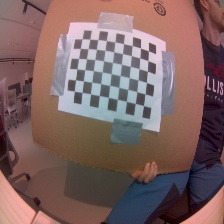
#> input picture camera_cal/chessboard_img/chessboard0.jpg, 224 x 224 px; its folder holds only this picture in this run
$ python calibration_doc.py
#> lines starting #> are read from the running program, lines starting #| are printed output that depends on the picture; after the words box and inside, x2 and y2 are one past the last pixel; in counts of white or black regions, pixels touching at a corner belong together
import numpy as np
import cv2
import glob
import time

start_time = time.time()

# termination criteria
criteria = (cv2.TERM_CRITERIA_EPS + cv2.TERM_CRITERIA_MAX_ITER, 30, 0.001)

# prepare object points, like (0,0,0), (1,0,0), (2,0,0) ....,(6,5,0)
objp = np.zeros((6*9,3), np.float32)
objp[:,:2] = np.mgrid[0:9,0:6].T.reshape(-1,2)

# Arrays to store object points and image points from all the images.
objpoints = [] # 3d point in real world space
imgpoints = [] # 2d points in image plane.

images = glob.glob('./chessboard_img/*.jpg')
print(len(images))

for fname in images:
    img = cv2.imread(fname)
#> img is the input picture: shape (224, 224, 3); mean B, G, R 98.5, 100, 126.1
    gray = cv2.cvtColor(img,cv2.COLOR_BGR2GRAY)
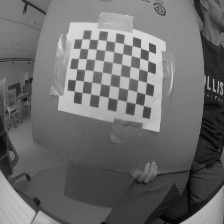
#> gray: shape (224, 224); min 2, max 224, mean 107.6

    # Find the chess board corners
    ret, corners = cv2.findChessboardCorners(gray, (9,6),None)
#> ret = True; corners = 54 rows, first 8: [143.5, 105.5], [135.3, 103.5], [126.5, 101.4], [117.3, 99.45], [108.4, 97.44], [99.31, 95.51], [90.54, 93.94], [82.14, 92.42]
    print(ret)
#| True

    # If found, add object points, image points (after refining them)
    if ret == True:
        objpoints.append(objp)
        k = img

        corners2 = cv2.cornerSubPix(gray,corners,(11,11),(-1,-1),criteria)
#> corners2 = 54 rows, first 8: [142.6, 98.69], [142.6, 98.69], [126.5, 101.4], [116.7, 101.5], [104.3, 91.64], [99.52, 90.71], [90.54, 93.94], [76.21, 94.3]
        imgpoints.append(corners2)

        # Draw and display the corners
        img = cv2.drawChessboardCorners(img, (9,6), corners2,ret)
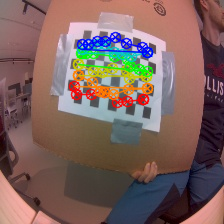
#> img: shape (224, 224, 3); 8.22% of pixels changed, all inside (x1, y1, x2, y2) = (68, 31, 154, 109)
        cv2.imshow('img',img)
        cv2.waitKey(500)

cv2.destroyAllWindows()

ret, mtx, dist, rvecs, tvecs = cv2.calibrateCamera(objpoints, imgpoints, gray.shape[::-1],None,None)
#> ret = 4.5; mtx = [[51.46, 0, 102], [0, 58.56, 98.69], [0, 0, 1]]; dist = [[8.3, -38.72, -0.44, 0.226, 44.64]]; rvecs = ([0.176, -0.582, -2.92],); tvecs = ([4.33, 0.631, 7.77],)
cv2.imwrite('pre_calibration.jpg',k)
h,  w = k.shape[:2]
#> h = 224; w = 224
newcameramtx, roi=cv2.getOptimalNewCameraMatrix(mtx,dist,(w,h),1,(w,h))
#> newcameramtx = [[91639.4, 0, 207.1], [0, 82148.7, -15.46], [0, 0, 1]]; roi = (0, 0, 0, 0)
# undistort
mapx,mapy = cv2.initUndistortRectifyMap(mtx,dist,None,newcameramtx,(w,h),5)
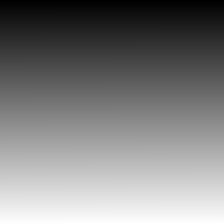
#> mapy: shape (224, 224) float32; min 98.7, max 98.86, mean 98.8; drawn with min black and max white
dst = cv2.remap(img,mapx,mapy,cv2.INTER_LINEAR)
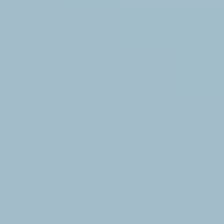
#> dst: shape (224, 224, 3); mean B, G, R 201.2, 189, 162

# crop the image
x,y,w,h = roi
#> x = 0; y = 0; w = 0; h = 0
dst = dst[y:y+h, x:x+w]
#> dst = empty array
cv2.imwrite('calibresult.jpg',dst)

print(f'tid brukt: {time.time()-start_time} sec')

$ run again, on camera_cal/chessboard_img/chessboard12.jpg
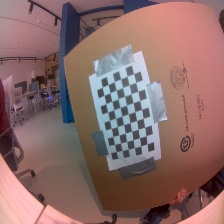
#> input picture camera_cal/chessboard_img/chessboard12.jpg, 224 x 224 px
#> img is the input picture: shape (224, 224, 3); mean B, G, R 105.3, 107.5, 139.5
#> `gray = cv2.cvtColor(img,cv2.COLOR_BGR2GRAY)`:
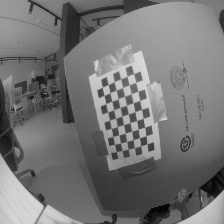
#> gray: shape (224, 224); min 5, max 219, mean 116.8
#> `ret, corners = cv2.findChessboardCorners(gray, (9,6),None)`: ret = True; corners = 54 rows, first 8: [116.3, 151.6], [114.6, 144.4], [112.8, 136.5], [111.3, 128.3], [109.6, 120.2], [107.7, 112], [105.6, 103.8], [104.1, 95.32]
#| True
#> corners2 = 54 rows, first 8: [114.2, 149.8], [113, 143.9], [112, 137.7], [119, 127.8], [114.4, 119], [107.7, 112], [105.6, 103.8], [106.4, 90.85]
#> img: shape (224, 224, 3); 5.4% of pixels changed, all inside (x1, y1, x2, y2) = (100, 75, 152, 157)
#> `ret, mtx, dist, rvecs, tvecs = cv2.calibrateCamera(objpoints, imgpoint..`: ret = 4.96; mtx = [[129.8, 0, 122.1], [0, 190, 104], [0, 0, 1]]; dist = [[-8.52, 58.36, 0.173, -0.018, -155.6]]; rvecs = ([0.00088, 0.891, -1.71],); tvecs = ([-0.316, 4.65, 16.33],)
#> newcameramtx = [[129.8, 0, 122.1], [0, 190, 104], [0, 0, 1]]; roi = (0, 0, 223, 223)
#> `x,y,w,h = roi`: x = 0; w = 223
#> `dst = dst[y:y+h, x:x+w]`:
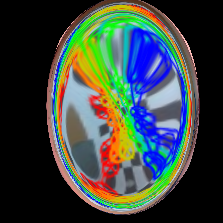
#> dst: shape (223, 223, 3); mean B, G, R 63.4, 68.1, 58.1

$ run again, on camera_cal/chessboard_img/chessboard14.jpg
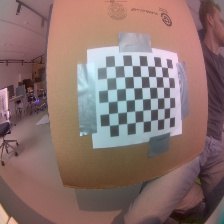
#> input picture camera_cal/chessboard_img/chessboard14.jpg, 224 x 224 px
#> img is the input picture: shape (224, 224, 3); mean B, G, R 110, 113.2, 138.1
#> `gray = cv2.cvtColor(img,cv2.COLOR_BGR2GRAY)`:
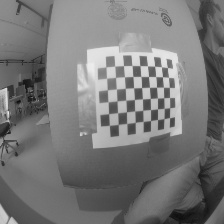
#> gray: shape (224, 224); min 13, max 237, mean 120.3
#> `ret, corners = cv2.findChessboardCorners(gray, (9,6),None)`: ret = True; corners = 54 rows, first 8: [169.5, 117.6], [164, 118.6], [157.5, 119.6], [150.5, 120.6], [143.1, 121.5], [135.2, 122.4], [126.8, 123.5], [118.2, 124.4]
#| True
#> corners2 = 54 rows, first 8: [165.8, 113.4], [165.8, 113.4], [165.8, 113.4], [151.3, 114.8], [143.6, 115.7], [135.2, 116.5], [127.2, 117.4], [118.3, 118.7]
#> img: shape (224, 224, 3); 6.73% of pixels changed, all inside (x1, y1, x2, y2) = (101, 57, 177, 135)
#> `ret, mtx, dist, rvecs, tvecs = cv2.calibrateCamera(objpoints, imgpoint..`: ret = 4.6; mtx = [[87.86, 0, 116.6], [0, 82.83, 123.8], [0, 0, 1]]; dist = [[11.01, -83.77, -0.387, 0.292, 152.1]]; rvecs = ([-0.964, -0.138, 2.81],); tvecs = ([5.82, -1.27, 16.24],)
#> newcameramtx = [[40312.9, 0, 196], [0, 22631.3, -0.0822], [0, 0, 1]]; roi = (0, 0, 0, 0)
#> `dst = cv2.remap(img,mapx,mapy,cv2.INTER_LINEAR)`:
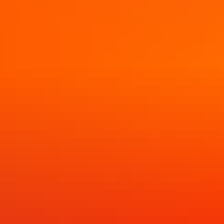
#> dst: shape (224, 224, 3); mean B, G, R 4.9, 82.6, 248.4
#> `x,y,w,h = roi`: x = 0
#> `dst = dst[y:y+h, x:x+w]`: dst = empty array

$ run again, on camera_cal/chessboard_img/chessboard1.jpg
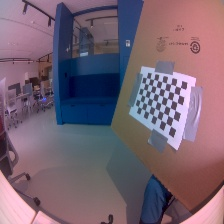
#> input picture camera_cal/chessboard_img/chessboard1.jpg, 224 x 224 px
#> img is the input picture: shape (224, 224, 3); mean B, G, R 113.8, 99.3, 119.8
#> `gray = cv2.cvtColor(img,cv2.COLOR_BGR2GRAY)`:
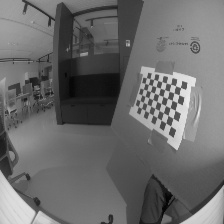
#> gray: shape (224, 224); min 2, max 236, mean 107.1
#> `ret, corners = cv2.findChessboardCorners(gray, (9,6),None)`: ret = True; corners = 54 rows, first 8: [170.5, 125.9], [166.1, 123.1], [161.2, 120.3], [157, 117.4], [152.7, 114.8], [149, 112.6], [145.1, 110.5], [141.6, 108.3]
#| True
#> corners2 has the same summary as corners
#> img: shape (224, 224, 3); 3.96% of pixels changed, all inside (x1, y1, x2, y2) = (132, 75, 184, 133)
#> `ret, mtx, dist, rvecs, tvecs = cv2.calibrateCamera(objpoints, imgpoint..`: ret = 2.85; mtx = [[305.7, 0, 134.9], [0, 195.2, 109.7], [0, 0, 1]]; dist = [[97.22, -11633.9, -0.387, 1.35, 301211.3]]; rvecs = ([-1.78, 0.22, -2.25],); tvecs = ([2.21, 1.96, 28.72],)
#> newcameramtx = [[335598.7, 0, 229.1], [0, 473304.3, 40.36], [0, 0, 1]]; roi = (0, 0, 0, 0)
#> `dst = cv2.remap(img,mapx,mapy,cv2.INTER_LINEAR)`:
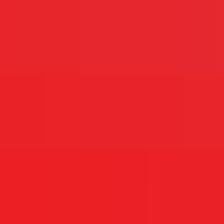
#> dst: shape (224, 224, 3); mean B, G, R 41.2, 35.5, 232.4
#> `x,y,w,h = roi`: x = 0
#> `dst = dst[y:y+h, x:x+w]`: dst = empty array
